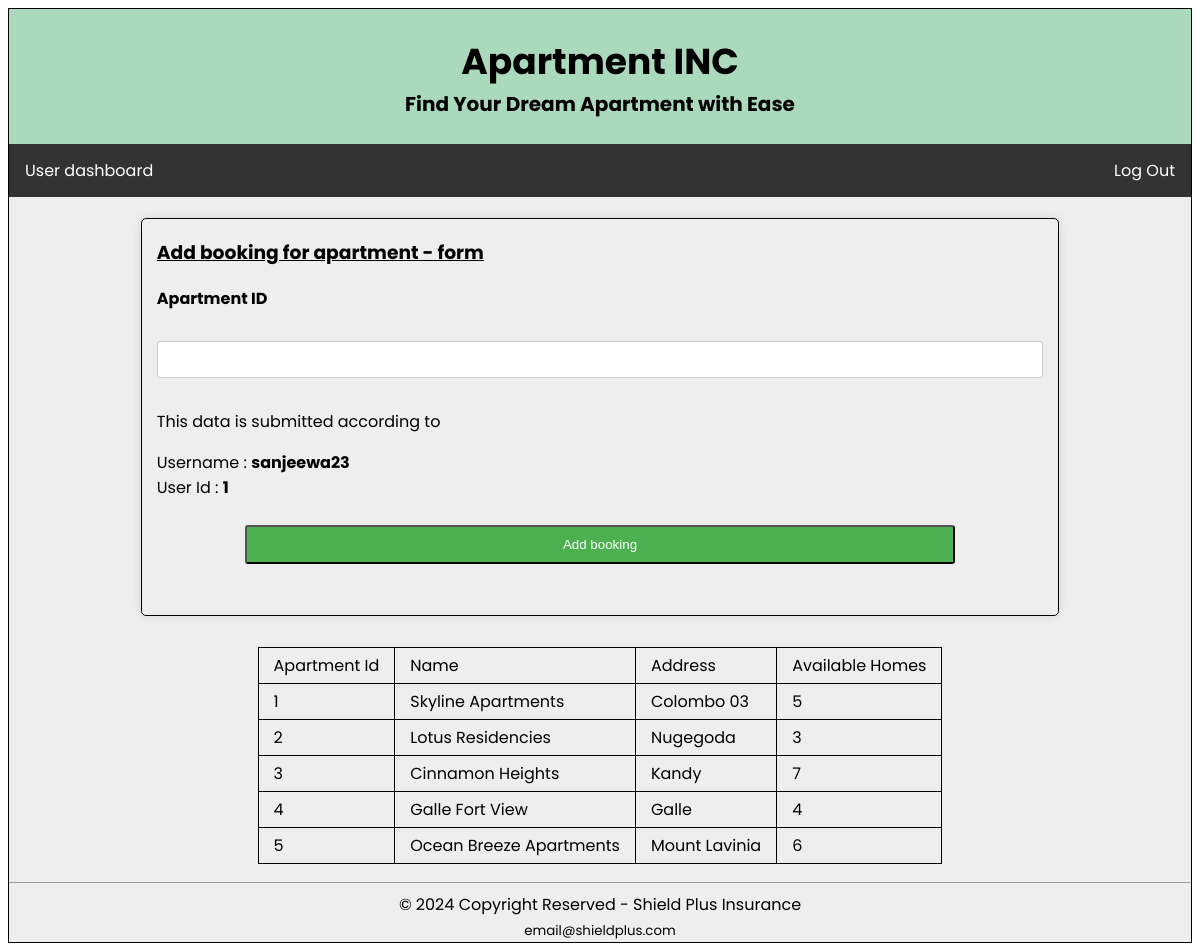
The page /book-ap/create.php (signed in) on the database its author committed.
### tables this page shows
create table apartment(
	aid int AUTO_INCREMENT PRIMARY KEY,
    name varchar(45),
    address varchar(45),
    availableHomes int,
    userId int,

    foreign key (userId) REFERENCES user(userId) 
);

### book-ap/create.php (the view, shortened to what this page needs)
<!DOCTYPE html>
<html>
<head>
	<link rel="stylesheet" type="text/css" href="create.css">
</head>
<body>
	<div class="main-container">
            <div class="head">
                <br>
                <h1 style="font-size:3vw">Apartment INC</h1>
                <h5 style="font-size:20px">Find Your Dream Apartment with Ease</h5> <br>
            </div>
            <ul class="nav1">
                <li class="nav1"><a href="../user.php">User dashboard</a></li>
                <li class="nav2"><a href="../logout.php">Log Out</a></li>
            </ul>
            <div class="form-container">
                <form action="create.php" method="post" id="emp-form" enctype="multipart/form-data">
                    <h3><u>Add booking for apartment - form</u></h3>
                <div class="emp-details">
                    <label for="">Apartment ID</label> <br>
                    <input type="text" name="aid">
                </div>
                <div class="emp_details">
                    <p>This data is submitted according to</p>
                    Username : <b><?php echo $_SESSION['username']."  "; ?></b> <br>
                    User Id : <b><?php echo "  ".$_SESSION['userid']; ?></b>
                </div> <br>
                <button type="submit" name="submit">Add booking</button>
                <br>
                </form>
            </div>
            <?php
                require_once '../inc/connection.php';
                $sql = "SELECT * FROM apartment";
                $result = $connection->query($sql);
                if(!$result){
                    die("Invalid query or no results found!");
                }else{
                    echo '<div class="center-table">';
                    echo "<table>";
                    echo "<tr><td>Apartment Id</td> <td>Name</td> <td>Address</td> <td>Available Homes</td></tr>";
                    while($row=$result->fetch_assoc()){
                        echo "<tr>";
                        echo "<td>".$row['aid']."</td>";
                        echo "<td>".$row['name']."</td>";
                        echo "<td>".$row['address']."</td>";
                        echo "<td>".$row['availableHomes']."</td>";
                        echo "</tr>";
                    }
                    echo "</table>";
                    echo '</div>';
                }
                ?>
        <footer>
            <hr>
            &copy; 2024 Copyright Reserved - Shield Plus Insurance <br>
            <small>email@shieldplus.com</small>
        </footer>
	</div>
</body>
</html>

### staff/create.css (style rules this page uses)
.main-container { font-family: 'poppins'; border: 1px solid black; background-color: #EEEEEE; }
.head h1 { text-align: center; margin-bottom: 0px; margin-top: 0px; }
.head h5 { margin-top: 0px; margin-bottom: 0px; text-align: center; }
.head { background-color: #AAD9BB; }
ul { list-style-type: none; margin:auto; padding: 0; overflow: hidden; background-color: #333; }
li.nav1 { float: left; }
li.nav2 { float: right; }
li a { display: block; color: white; text-align: center; padding: 14px 16px; text-decoration: none; }
footer, footer small { text-align: center; }
.form-container { display: flex; box-sizing: border-box; justify-content: center; align-items: center; height: 55vh; }
#emp-form { border: 1px solid black; padding: 0px 15px 10px 15px; border-radius: 5px; box-shadow: 0 0 10px rgba(0, 0, 0, 0.1); width: 75%; }
.emp-details { margin: 15px 0px; }
label { display: block; font-weight: bold; margin-bottom: 5px; }
input, select { width: 100%; padding: 10px; margin-bottom: 15px; border: 1px solid #ccc; border-radius: 3px; box-sizing: border-box; }
button { background-color: #4CAF50; color: white; margin: 0px auto; padding: 10px; cursor: pointer; border-radius: 3px; box-sizing: border-box; width: 80%; display: flex; justify-content: center; }

### book-ap/create.php (style rules this page uses)
table, th,td { padding: 5px 15px; border: 1px solid black; border-collapse: collapse; }
.center-table { display: flex; box-sizing: border-box; justify-content: center; align-items: center; padding:10px; }

### rows shown on the page
apartment: aid "1", name "Skyline Apartments", address "Colombo 03", availableHomes "5"
apartment: aid "2", name "Lotus Residencies", address "Nugegoda", availableHomes "3"
apartment: aid "3", name "Cinnamon Heights", address "Kandy", availableHomes "7"
apartment: aid "4", name "Galle Fort View", address "Galle", availableHomes "4"
apartment: aid "5", name "Ocean Breeze Apartments", address "Mount Lavinia", availableHomes "6"

### other values the page prints
$_SESSION['username'] "sanjeewa23"
$_SESSION['userid'] "1"
